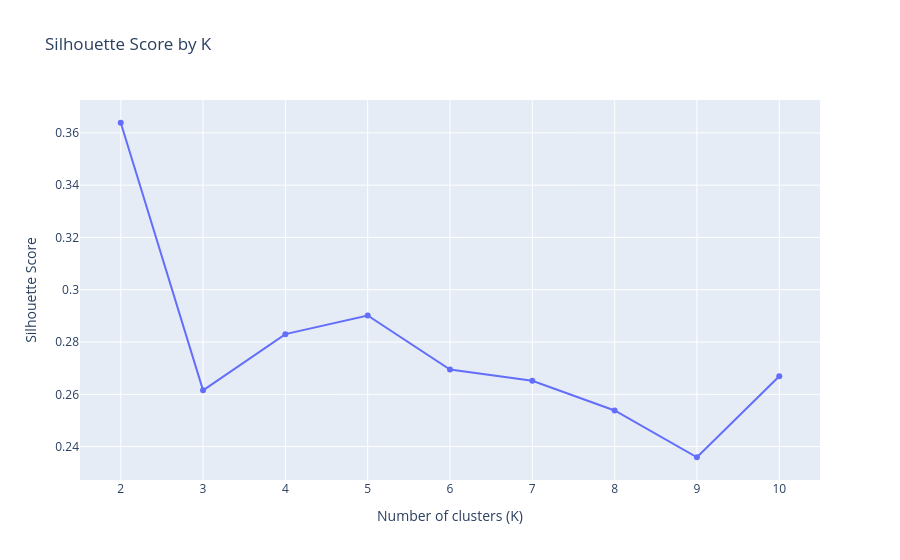

Here is the notebook cell this chart was saved with:
### Code cell
from sklearn.metrics import silhouette_score

sil_scores = []
for k in K_range:
    km = KMeans(n_clusters=k, init='k-means++', n_init=10, random_state=42)
    labels = km.fit_predict(X_pca)
    sil_scores.append(silhouette_score(X_pca, labels))

fig = px.line(
    x=list(K_range), y=sil_scores, markers=True,
    labels={'x': 'Number of clusters (K)', 'y': 'Silhouette Score'},
    title='Silhouette Score by K'
)
fig.show()

#print all the shilhouette scores for each K
print("Silhouette Scores for each K:")
for k, score in zip(K_range, sil_scores):
    print(f"  K={k}: {score:.3f}")

### Figure 1 — Plotly figure (JSON) as saved in the notebook; plotly's stock layout.template omitted (floating-point values rounded to 4 significant figures)
{"data": [{"hovertemplate": "Number of clusters (K)=%{x}<br>Silhouette Score=%{y}<extra></extra>", "legendgroup": "", "line": {"color": "#636efa", "dash": "solid"}, "marker": {"symbol": "circle"}, "mode": "lines+markers", "name": "", "orientation": "v", "showlegend": false, "type": "scatter", "x": [2, 3, 4, 5, 6, 7, 8, 9, 10], "xaxis": "x", "y": [0.3639, 0.2615, 0.283, 0.2902, 0.2695, 0.2652, 0.2538, 0.2359, 0.2669], "yaxis": "y"}], "layout": {"legend": {"tracegroupgap": 0}, "title": {"text": "Silhouette Score by K"}, "xaxis": {"anchor": "y", "domain": [0, 1], "title": {"text": "Number of clusters (K)"}}, "yaxis": {"anchor": "x", "domain": [0, 1], "title": {"text": "Silhouette Score"}}}}
